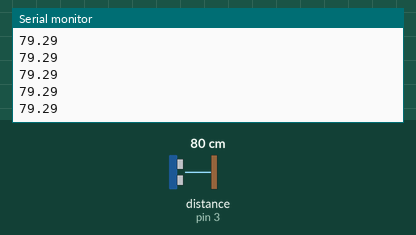
Simulated run of this sketch. Board: Arduino Uno, built with avr-gcc and run on an emulated ATmega328P. On the bench: the last lines printed to the serial monitor. The test bench sets the inputs (shaded band); at power-on: distance to the obstacle (sensor on pin 3) 80 cm. The echo pulse lasts 58.3 µs per cm.

Above: at 1.2 s.
1.3 s: distance to the obstacle (sensor on pin 3) set to 2 cm
At 2.1 s:
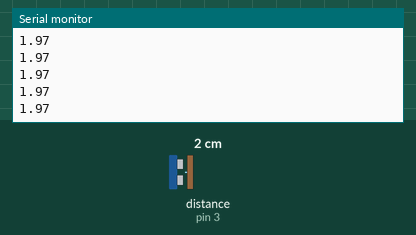
2.8 s: distance to the obstacle (sensor on pin 3) set to 4 cm
At 3.7 s:
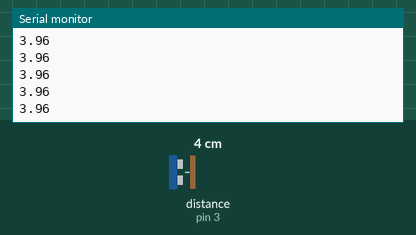
Timing chart, 0 to 5.8 s (numbered marks = the images above; inputs shaded):
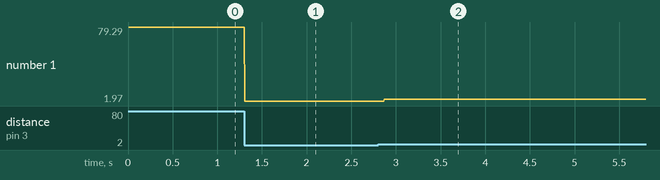

The sketch:

echo.ino
```cpp
int echo = 3;
int trig = 2;

void setup()
{
  Serial.begin(9600);

  pinMode(echo, INPUT);
  pinMode(trig, OUTPUT);
}

void loop()
{
  digitalWrite(trig, HIGH);
  delay(2);
  digitalWrite(trig, LOW);

  float duration = pulseIn(echo, HIGH);
  float distance = duration * 0.034 / 2;

  Serial.println(distance);
}
```

Measured:
- after the input at 1.3 s, the serial monitor: prints a new line at once (image 1)
- after the input at 2.8 s, the serial monitor: prints a new line after 0.07 s (image 2)
- plotted number 1: 79.29 → 1.97 after the input at 1.3 s, 1.97 → 3.96 after the input at 2.8 s
